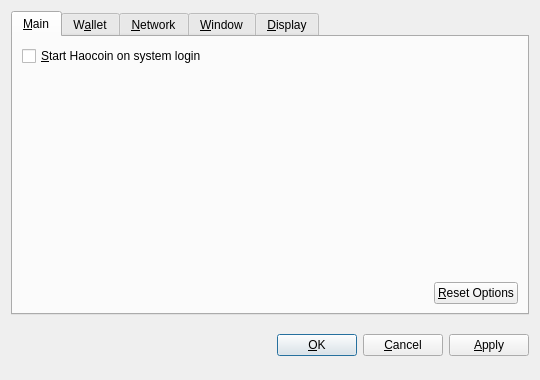
<?xml version="1.0" encoding="UTF-8"?>
<ui version="4.0">
 <class>OptionsDialog</class>
 <widget class="QDialog" name="OptionsDialog">
  <property name="geometry">
   <rect>
    <x>0</x>
    <y>0</y>
    <width>540</width>
    <height>380</height>
   </rect>
  </property>
  <property name="windowTitle">
   <string>Options</string>
  </property>
  <property name="modal">
   <bool>true</bool>
  </property>
  <layout class="QVBoxLayout" name="verticalLayout">
   <item>
    <widget class="QTabWidget" name="tabWidget">
     <property name="tabPosition">
      <enum>QTabWidget::North</enum>
     </property>
     <property name="currentIndex">
      <number>0</number>
     </property>
     <widget class="QWidget" name="tabMain">
      <attribute name="title">
       <string>&amp;Main</string>
      </attribute>
      <layout class="QVBoxLayout" name="verticalLayout_Main">
       <item>
        <widget class="QCheckBox" name="bitcoinAtStartup">
         <property name="toolTip">
          <string>Automatically start Haocoin after logging in to the system.</string>
         </property>
         <property name="text">
          <string>&amp;Start Haocoin on system login</string>
         </property>
        </widget>
       </item>
       <item>
        <spacer name="verticalSpacer_Main">
         <property name="orientation">
          <enum>Qt::Vertical</enum>
         </property>
         <property name="sizeHint" stdset="0">
          <size>
           <width>20</width>
           <height>40</height>
          </size>
         </property>
        </spacer>
       </item>
       <item>
        <layout class="QHBoxLayout" name="horizontalLayout_2_Main">
         <item>
          <spacer name="horizontalSpacer_2_Main">
           <property name="orientation">
            <enum>Qt::Horizontal</enum>
           </property>
           <property name="sizeHint" stdset="0">
            <size>
             <width>40</width>
             <height>20</height>
            </size>
           </property>
          </spacer>
         </item>
         <item>
          <widget class="QPushButton" name="resetButton">
           <property name="toolTip">
            <string>Reset all client options to default.</string>
           </property>
           <property name="text">
            <string>&amp;Reset Options</string>
           </property>
           <property name="autoDefault">
            <bool>false</bool>
           </property>
          </widget>
         </item>
        </layout>
       </item>
      </layout>
     </widget>
     <widget class="QWidget" name="tabWallet">
      <attribute name="title">
       <string>W&amp;allet</string>
      </attribute>
      <layout class="QVBoxLayout" name="verticalLayout_Network">
       <item>
        <widget class="QLabel" name="transactionFeeInfoLabel">
         <property name="text">
          <string>Optional transaction fee per kB that helps make sure your transactions are processed quickly. Most transactions are 1 kB.</string>
         </property>
         <property name="textFormat">
          <enum>Qt::PlainText</enum>
         </property>
         <property name="wordWrap">
          <bool>true</bool>
         </property>
        </widget>
       </item>
       <item>
        <layout class="QHBoxLayout" name="horizontalLayout_1_Main">
         <item>
          <widget class="QLabel" name="transactionFeeLabel">
           <property name="text">
            <string>Pay transaction &amp;fee</string>
           </property>
           <property name="textFormat">
            <enum>Qt::PlainText</enum>
           </property>
           <property name="buddy">
            <cstring>transactionFee</cstring>
           </property>
          </widget>
         </item>
         <item>
          <widget class="BitcoinAmountField" name="transactionFee"/>
         </item>
         <item>
          <spacer name="horizontalSpacer_1_Main">
           <property name="orientation">
            <enum>Qt::Horizontal</enum>
           </property>
           <property name="sizeHint" stdset="0">
            <size>
             <width>40</width>
             <height>20</height>
            </size>
           </property>
          </spacer>
         </item>
        </layout>
       </item>
       <item>
        <widget class="QLabel" name="label">
         <property name="text">
          <string>If you disable the spending of unconfirmed change, the change from a transaction cannot be used until that transaction has at least one confirmation. This also affects how your balance is computed.</string>
         </property>
         <property name="wordWrap">
          <bool>true</bool>
         </property>
        </widget>
       </item>
       <item>
        <widget class="QCheckBox" name="spendZeroConfChange">
         <property name="text">
          <string>Spend unconfirmed change  (experts only)</string>
         </property>
        </widget>
       </item>
       <item>
        <spacer name="verticalSpacer">
         <property name="orientation">
          <enum>Qt::Vertical</enum>
         </property>
         <property name="sizeHint" stdset="0">
          <size>
           <width>20</width>
           <height>40</height>
          </size>
         </property>
        </spacer>
       </item>
      </layout>
     </widget>
     <widget class="QWidget" name="tabNetwork">
      <attribute name="title">
       <string>&amp;Network</string>
      </attribute>
      <layout class="QVBoxLayout" name="verticalLayout_Network">
       <item>
        <widget class="QCheckBox" name="mapPortUpnp">
         <property name="toolTip">
          <string>Automatically open the Haocoin client port on the router. This only works when your router supports UPnP and it is enabled.</string>
         </property>
         <property name="text">
          <string>Map port using &amp;UPnP</string>
         </property>
        </widget>
       </item>
       <item>
        <widget class="QCheckBox" name="connectSocks">
         <property name="toolTip">
          <string>Connect to the Haocoin network through a SOCKS proxy (e.g. when connecting through Tor).</string>
         </property>
         <property name="text">
          <string>&amp;Connect through SOCKS proxy:</string>
         </property>
        </widget>
       </item>
       <item>
        <layout class="QHBoxLayout" name="horizontalLayout_Network">
         <item>
          <widget class="QLabel" name="proxyIpLabel">
           <property name="text">
            <string>Proxy &amp;IP:</string>
           </property>
           <property name="textFormat">
            <enum>Qt::PlainText</enum>
           </property>
           <property name="buddy">
            <cstring>proxyIp</cstring>
           </property>
          </widget>
         </item>
         <item>
          <widget class="QValidatedLineEdit" name="proxyIp">
           <property name="maximumSize">
            <size>
             <width>140</width>
             <height>16777215</height>
            </size>
           </property>
           <property name="toolTip">
            <string>IP address of the proxy (e.g. 127.0.0.1)</string>
           </property>
          </widget>
         </item>
         <item>
          <widget class="QLabel" name="proxyPortLabel">
           <property name="text">
            <string>&amp;Port:</string>
           </property>
           <property name="textFormat">
            <enum>Qt::PlainText</enum>
           </property>
           <property name="buddy">
            <cstring>proxyPort</cstring>
           </property>
          </widget>
         </item>
         <item>
          <widget class="QLineEdit" name="proxyPort">
           <property name="maximumSize">
            <size>
             <width>55</width>
             <height>16777215</height>
            </size>
           </property>
           <property name="toolTip">
            <string>Port of the proxy (e.g. 9050)</string>
           </property>
          </widget>
         </item>
         <item>
          <widget class="QLabel" name="socksVersionLabel">
           <property name="text">
            <string>SOCKS &amp;Version:</string>
           </property>
           <property name="textFormat">
            <enum>Qt::PlainText</enum>
           </property>
           <property name="buddy">
            <cstring>socksVersion</cstring>
           </property>
          </widget>
         </item>
         <item>
          <widget class="QValueComboBox" name="socksVersion">
           <property name="toolTip">
            <string>SOCKS version of the proxy (e.g. 5)</string>
           </property>
          </widget>
         </item>
         <item>
          <spacer name="horizontalSpacer_Network">
           <property name="orientation">
            <enum>Qt::Horizontal</enum>
           </property>
           <property name="sizeHint" stdset="0">
            <size>
             <width>40</width>
             <height>20</height>
            </size>
           </property>
          </spacer>
         </item>
        </layout>
       </item>
       <item>
        <spacer name="verticalSpacer_Network">
         <property name="orientation">
          <enum>Qt::Vertical</enum>
         </property>
         <property name="sizeHint" stdset="0">
          <size>
           <width>20</width>
           <height>40</height>
          </size>
         </property>
        </spacer>
       </item>
      </layout>
     </widget>
     <widget class="QWidget" name="tabWindow">
      <attribute name="title">
       <string>&amp;Window</string>
      </attribute>
      <layout class="QVBoxLayout" name="verticalLayout_Window">
       <item>
        <widget class="QCheckBox" name="minimizeToTray">
         <property name="toolTip">
          <string>Show only a tray icon after minimizing the window.</string>
         </property>
         <property name="text">
          <string>&amp;Minimize to the tray instead of the taskbar</string>
         </property>
        </widget>
       </item>
       <item>
        <widget class="QCheckBox" name="minimizeOnClose">
         <property name="toolTip">
          <string>Minimize instead of exit the application when the window is closed. When this option is enabled, the application will be closed only after selecting Quit in the menu.</string>
         </property>
         <property name="text">
          <string>M&amp;inimize on close</string>
         </property>
        </widget>
       </item>
       <item>
        <spacer name="verticalSpacer_Window">
         <property name="orientation">
          <enum>Qt::Vertical</enum>
         </property>
         <property name="sizeHint" stdset="0">
          <size>
           <width>20</width>
           <height>40</height>
          </size>
         </property>
        </spacer>
       </item>
      </layout>
     </widget>
     <widget class="QWidget" name="tabDisplay">
      <attribute name="title">
       <string>&amp;Display</string>
      </attribute>
      <layout class="QVBoxLayout" name="verticalLayout_Display">
       <item>
        <layout class="QHBoxLayout" name="horizontalLayout_1_Display">
         <item>
          <widget class="QLabel" name="langLabel">
           <property name="text">
            <string>User Interface &amp;language:</string>
           </property>
           <property name="textFormat">
            <enum>Qt::PlainText</enum>
           </property>
           <property name="buddy">
            <cstring>lang</cstring>
           </property>
          </widget>
         </item>
         <item>
          <widget class="QValueComboBox" name="lang">
           <property name="toolTip">
            <string>The user interface language can be set here. This setting will take effect after restarting Haocoin.</string>
           </property>
          </widget>
         </item>
        </layout>
       </item>
       <item>
        <layout class="QHBoxLayout" name="horizontalLayout_2_Display">
         <item>
          <widget class="QLabel" name="unitLabel">
           <property name="text">
            <string>&amp;Unit to show amounts in:</string>
           </property>
           <property name="textFormat">
            <enum>Qt::PlainText</enum>
           </property>
           <property name="buddy">
            <cstring>unit</cstring>
           </property>
          </widget>
         </item>
         <item>
          <widget class="QValueComboBox" name="unit">
           <property name="toolTip">
            <string>Choose the default subdivision unit to show in the interface and when sending coins.</string>
           </property>
          </widget>
         </item>
        </layout>
       </item>
       <item>
        <widget class="QCheckBox" name="displayAddresses">
         <property name="toolTip">
          <string>Whether to show Haocoin addresses in the transaction list or not.</string>
         </property>
         <property name="text">
          <string>&amp;Display addresses in transaction list</string>
         </property>
        </widget>
       </item>
       <item>
        <widget class="QCheckBox" name="coinControlFeatures">
         <property name="toolTip">
          <string>Whether to show coin control features or not.</string>
         </property>
         <property name="text">
          <string>Display coin &amp;control features (experts only!)</string>
         </property>
        </widget>
       </item>
       <item>
        <spacer name="verticalSpacer_Display">
         <property name="orientation">
          <enum>Qt::Vertical</enum>
         </property>
         <property name="sizeHint" stdset="0">
          <size>
           <width>20</width>
           <height>40</height>
          </size>
         </property>
        </spacer>
       </item>
      </layout>
     </widget>
    </widget>
   </item>
   <item>
    <layout class="QHBoxLayout" name="horizontalLayout_Buttons">
     <item>
      <spacer name="horizontalSpacer_1">
       <property name="orientation">
        <enum>Qt::Horizontal</enum>
       </property>
       <property name="sizeHint" stdset="0">
        <size>
         <width>40</width>
         <height>48</height>
        </size>
       </property>
      </spacer>
     </item>
     <item>
      <widget class="QLabel" name="statusLabel">
       <property name="font">
        <font>
         <weight>75</weight>
         <bold>true</bold>
        </font>
       </property>
       <property name="text">
        <string/>
       </property>
       <property name="textFormat">
        <enum>Qt::PlainText</enum>
       </property>
       <property name="wordWrap">
        <bool>true</bool>
       </property>
      </widget>
     </item>
     <item>
      <spacer name="horizontalSpacer_2">
       <property name="orientation">
        <enum>Qt::Horizontal</enum>
       </property>
       <property name="sizeHint" stdset="0">
        <size>
         <width>40</width>
         <height>48</height>
        </size>
       </property>
      </spacer>
     </item>
     <item>
      <widget class="QPushButton" name="okButton">
       <property name="text">
        <string>&amp;OK</string>
       </property>
      </widget>
     </item>
     <item>
      <widget class="QPushButton" name="cancelButton">
       <property name="text">
        <string>&amp;Cancel</string>
       </property>
       <property name="autoDefault">
        <bool>false</bool>
       </property>
      </widget>
     </item>
     <item>
      <widget class="QPushButton" name="applyButton">
       <property name="text">
        <string>&amp;Apply</string>
       </property>
       <property name="autoDefault">
        <bool>false</bool>
       </property>
      </widget>
     </item>
    </layout>
   </item>
  </layout>
 </widget>
 <customwidgets>
  <customwidget>
   <class>BitcoinAmountField</class>
   <extends>QSpinBox</extends>
   <header>bitcoinamountfield.h</header>
  </customwidget>
  <customwidget>
   <class>QValueComboBox</class>
   <extends>QComboBox</extends>
   <header>qvaluecombobox.h</header>
  </customwidget>
  <customwidget>
   <class>QValidatedLineEdit</class>
   <extends>QLineEdit</extends>
   <header>qvalidatedlineedit.h</header>
  </customwidget>
 </customwidgets>
 <resources/>
 <connections/>
</ui>
